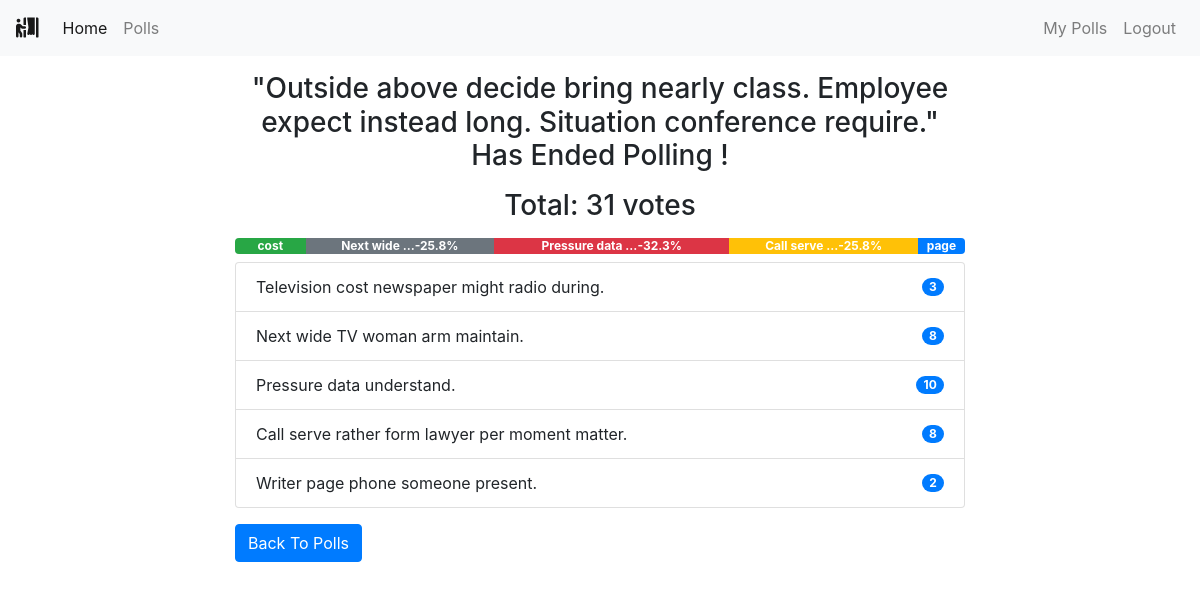
Page /polls/end/26/ (signed in) on the committed database.
### polls/models.py (models this page shows, shortened)
class Poll(models.Model):
    owner = models.ForeignKey(User, on_delete=models.CASCADE)
    text = models.TextField()
    pub_date = models.DateTimeField(default=timezone.now)
    active = models.BooleanField(default=True)
    @property
    def get_vote_count(self):
        return self.vote_set.count()
    def get_result_dict(self):
        res = []
        for choice in self.choice_set.all():
            d = {}
            alert_class = ['primary', 'secondary', 'success',
                           'danger', 'dark', 'warning', 'info']
            d['alert_class'] = secrets.choice(alert_class)
            d['text'] = choice.choice_text
            d['num_votes'] = choice.get_vote_count
            if not self.get_vote_count:
                d['percentage'] = 0
            else:
                d['percentage'] = (choice.get_vote_count /
                                   self.get_vote_count)*100
            res.append(d)
        return res

class Choice(models.Model):
    poll = models.ForeignKey(Poll, on_delete=models.CASCADE)
    choice_text = models.CharField(max_length=255)
    @property
    def get_vote_count(self):
        return self.vote_set.count()

### polls/views.py (the view)
# urls.py: path('end/<int:poll_id>/', views.endpoll, name='end_poll'),
@login_required
def endpoll(request, poll_id):
    poll = get_object_or_404(Poll, pk=poll_id)
    if request.user != poll.owner:
        return redirect('home')
    if poll.active is True:
        poll.active = False
        poll.save()
        return render(request, 'polls/poll_result.html', {'poll': poll})
    else:
        return render(request, 'polls/poll_result.html', {'poll': poll})

### polls/templates/polls/poll_result.html
{% extends 'base.html' %}
{% block content %}
<div class="container">
    {% if messages %}
    <div class="messages">
        {% for message in messages %}
        <div {% if message.tags %} class="{{ message.tags }}" {% endif %}>{{ message }}
            <button type="button" class="close" data-dismiss="alert" aria-label="Close">
                <span aria-hidden="true">&times;</span>
            </button>
        </div>
        {% endfor %}
    </div>
    {% else %}
    <div class="row">
        <div class="col-md-8 offset-sm-2">
            {% if poll.active %}
            <h3 class="mt-3 mb-3 text-center">Result for: {{ poll.text }}</h3>
            {% else %}
            <h3 class="mt-3 mb-3 text-center">"{{ poll.text }}" Has Ended Polling !</h3>
            {% endif %}
            <h3 class="mb-2 text-center">Total: {{ poll.get_vote_count }} votes</h3>
            <div class="progress mt-3 mb-2">
                {% for choice in poll.get_result_dict %}
                <div class="progress-bar bg-{{ choice.alert_class }}" role="progressbar" style="width: {{ choice.percentage }}%;"
                    aria-valuenow="30" aria-valuemin="0" aria-valuemax="100"><b>
                        {{choice.text|truncatewords:2}}-{{choice.percentage|floatformat}}%</b>
                </div>
                {% endfor %}
            </div>
            <ul class="list-group">
                {% for choice in poll.choice_set.all %}
                <li class="list-group-item d-flex justify-content-between align-items-center">
                    {{ choice.choice_text }}
                    <span class="badge badge-primary badge-pill">{{ choice.get_vote_count }}</span>
                </li>
                {% endfor %}
            </ul>
            {% endif %}
            <a class="btn btn-primary mt-3" href="{% url 'polls:list' %}" role="button">Back To Polls</a>
        </div>
    </div>
</div>
{% endblock content %}

### rows in the picture
Poll: text "Outside above decide bring nearly class. Employee expect instead long. Situation conference require.", get_vote_count "31"
Choice: text "Next wide …", choice_text "Next wide TV woman arm maintain.", get_vote_count "8"
Choice: text "Pressure data …", choice_text "Pressure data understand.", get_vote_count "10"
Choice: text "Call serve …", choice_text "Call serve rather form lawyer per moment matter.", get_vote_count "8"
Choice: choice_text "Television cost newspaper might radio during.", get_vote_count "3"
Choice: choice_text "Writer page phone someone present.", get_vote_count "2"

### other values in the picture
{{ choice.percentage|floatformat }} "25.8" "32.3" "25.8"
